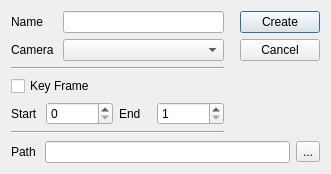
<?xml version="1.0" encoding="UTF-8"?>
<ui version="4.0">
 <class>Dialog</class>
 <widget class="QDialog" name="Dialog">
  <property name="geometry">
   <rect>
    <x>0</x>
    <y>0</y>
    <width>331</width>
    <height>174</height>
   </rect>
  </property>
  <property name="sizePolicy">
   <sizepolicy hsizetype="Preferred" vsizetype="Preferred">
    <horstretch>0</horstretch>
    <verstretch>0</verstretch>
   </sizepolicy>
  </property>
  <property name="minimumSize">
   <size>
    <width>331</width>
    <height>174</height>
   </size>
  </property>
  <property name="maximumSize">
   <size>
    <width>331</width>
    <height>174</height>
   </size>
  </property>
  <property name="windowTitle">
   <string>Shot</string>
  </property>
  <property name="windowOpacity">
   <double>1.000000000000000</double>
  </property>
  <layout class="QVBoxLayout" name="verticalLayout_3">
   <item>
    <layout class="QHBoxLayout" name="horizontalLayout_5">
     <item>
      <layout class="QVBoxLayout" name="verticalLayout">
       <item>
        <layout class="QHBoxLayout" name="horizontalLayout_2">
         <item>
          <widget class="QLabel" name="label">
           <property name="text">
            <string>Name    </string>
           </property>
           <property name="buddy">
            <cstring>nameBox</cstring>
           </property>
          </widget>
         </item>
         <item>
          <widget class="QLineEdit" name="nameBox">
           <property name="toolTip">
            <string>Shot name</string>
           </property>
          </widget>
         </item>
        </layout>
       </item>
       <item>
        <layout class="QHBoxLayout" name="horizontalLayout">
         <item>
          <widget class="QLabel" name="label_3">
           <property name="text">
            <string>Camera </string>
           </property>
          </widget>
         </item>
         <item>
          <widget class="QComboBox" name="cameraBox">
           <property name="sizePolicy">
            <sizepolicy hsizetype="Expanding" vsizetype="Fixed">
             <horstretch>0</horstretch>
             <verstretch>0</verstretch>
            </sizepolicy>
           </property>
          </widget>
         </item>
        </layout>
       </item>
       <item>
        <widget class="Line" name="line">
         <property name="orientation">
          <enum>Qt::Horizontal</enum>
         </property>
        </widget>
       </item>
       <item>
        <widget class="QCheckBox" name="keyFrameButton">
         <property name="toolTip">
          <string>Get frame range from Key Frame</string>
         </property>
         <property name="text">
          <string>Key Frame</string>
         </property>
        </widget>
       </item>
       <item>
        <layout class="QHBoxLayout" name="horizontalLayout_4">
         <item>
          <widget class="QLabel" name="label_4">
           <property name="text">
            <string>Start </string>
           </property>
           <property name="buddy">
            <cstring>startFrameBox</cstring>
           </property>
          </widget>
         </item>
         <item>
          <widget class="QSpinBox" name="startFrameBox">
           <property name="sizePolicy">
            <sizepolicy hsizetype="Expanding" vsizetype="Fixed">
             <horstretch>0</horstretch>
             <verstretch>0</verstretch>
            </sizepolicy>
           </property>
           <property name="toolTip">
            <string>Start Frame value</string>
           </property>
           <property name="maximum">
            <number>100000</number>
           </property>
           <property name="singleStep">
            <number>1</number>
           </property>
          </widget>
         </item>
         <item>
          <widget class="QLabel" name="label_5">
           <property name="text">
            <string>End   </string>
           </property>
           <property name="buddy">
            <cstring>endFrameBox</cstring>
           </property>
          </widget>
         </item>
         <item>
          <widget class="QSpinBox" name="endFrameBox">
           <property name="sizePolicy">
            <sizepolicy hsizetype="Expanding" vsizetype="Fixed">
             <horstretch>0</horstretch>
             <verstretch>0</verstretch>
            </sizepolicy>
           </property>
           <property name="toolTip">
            <string>End Frame value</string>
           </property>
           <property name="minimum">
            <number>1</number>
           </property>
           <property name="maximum">
            <number>100000</number>
           </property>
          </widget>
         </item>
        </layout>
       </item>
       <item>
        <widget class="Line" name="line_2">
         <property name="orientation">
          <enum>Qt::Horizontal</enum>
         </property>
        </widget>
       </item>
      </layout>
     </item>
     <item>
      <spacer name="horizontalSpacer">
       <property name="orientation">
        <enum>Qt::Horizontal</enum>
       </property>
       <property name="sizeHint" stdset="0">
        <size>
         <width>40</width>
         <height>20</height>
        </size>
       </property>
      </spacer>
     </item>
     <item>
      <layout class="QVBoxLayout" name="verticalLayout_2">
       <item>
        <widget class="QPushButton" name="createButton">
         <property name="toolTip">
          <string>Create this shot now</string>
         </property>
         <property name="text">
          <string>Create</string>
         </property>
        </widget>
       </item>
       <item>
        <widget class="QPushButton" name="cancelButton">
         <property name="text">
          <string>Cancel</string>
         </property>
        </widget>
       </item>
       <item>
        <spacer name="verticalSpacer">
         <property name="orientation">
          <enum>Qt::Vertical</enum>
         </property>
         <property name="sizeHint" stdset="0">
          <size>
           <width>20</width>
           <height>40</height>
          </size>
         </property>
        </spacer>
       </item>
      </layout>
     </item>
    </layout>
   </item>
   <item>
    <layout class="QHBoxLayout" name="horizontalLayout_3">
     <item>
      <widget class="QLabel" name="label_2">
       <property name="text">
        <string>Path </string>
       </property>
       <property name="buddy">
        <cstring>pathBox</cstring>
       </property>
      </widget>
     </item>
     <item>
      <widget class="QLineEdit" name="pathBox">
       <property name="toolTip">
        <string>Path to export shot to</string>
       </property>
      </widget>
     </item>
     <item>
      <widget class="QToolButton" name="browseButton">
       <property name="toolTip">
        <string>Browse to select directory</string>
       </property>
       <property name="text">
        <string>...</string>
       </property>
      </widget>
     </item>
    </layout>
   </item>
  </layout>
 </widget>
 <tabstops>
  <tabstop>nameBox</tabstop>
  <tabstop>cameraBox</tabstop>
  <tabstop>keyFrameButton</tabstop>
  <tabstop>startFrameBox</tabstop>
  <tabstop>endFrameBox</tabstop>
  <tabstop>pathBox</tabstop>
  <tabstop>createButton</tabstop>
  <tabstop>cancelButton</tabstop>
 </tabstops>
 <resources/>
 <connections>
  <connection>
   <sender>keyFrameButton</sender>
   <signal>toggled(bool)</signal>
   <receiver>endFrameBox</receiver>
   <slot>setDisabled(bool)</slot>
   <hints>
    <hint type="sourcelabel">
     <x>43</x>
     <y>97</y>
    </hint>
    <hint type="destinationlabel">
     <x>154</x>
     <y>126</y>
    </hint>
   </hints>
  </connection>
  <connection>
   <sender>keyFrameButton</sender>
   <signal>toggled(bool)</signal>
   <receiver>startFrameBox</receiver>
   <slot>setDisabled(bool)</slot>
   <hints>
    <hint type="sourcelabel">
     <x>62</x>
     <y>95</y>
    </hint>
    <hint type="destinationlabel">
     <x>109</x>
     <y>121</y>
    </hint>
   </hints>
  </connection>
  <connection>
   <sender>cancelButton</sender>
   <signal>clicked()</signal>
   <receiver>Dialog</receiver>
   <slot>deleteLater()</slot>
   <hints>
    <hint type="sourcelabel">
     <x>288</x>
     <y>54</y>
    </hint>
    <hint type="destinationlabel">
     <x>288</x>
     <y>101</y>
    </hint>
   </hints>
  </connection>
  <connection>
   <sender>cancelButton</sender>
   <signal>clicked()</signal>
   <receiver>Dialog</receiver>
   <slot>reject()</slot>
   <hints>
    <hint type="sourcelabel">
     <x>265</x>
     <y>53</y>
    </hint>
    <hint type="destinationlabel">
     <x>237</x>
     <y>78</y>
    </hint>
   </hints>
  </connection>
 </connections>
</ui>
